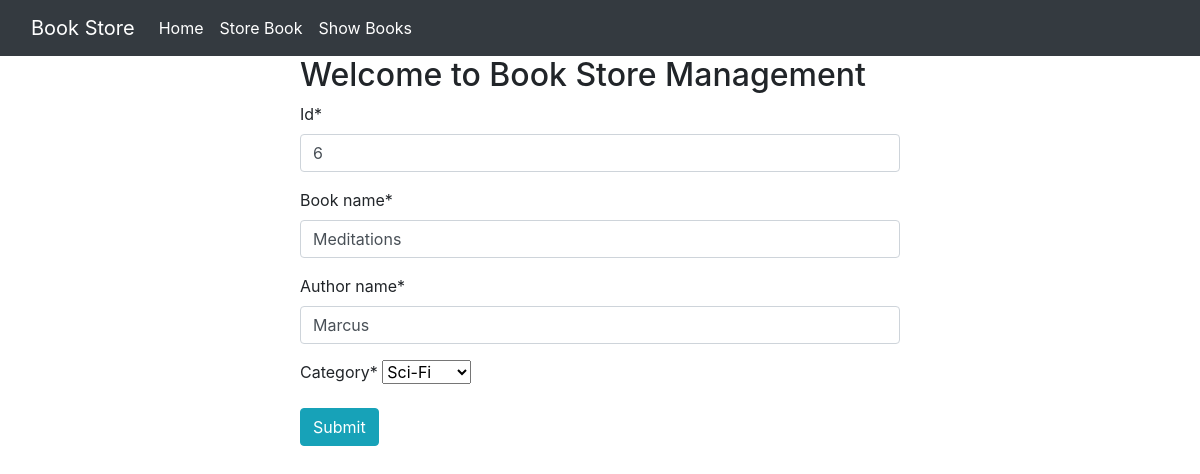
The page /edit_book/6 on the database its author committed.
### book/models.py (models this page shows)
class BookStoreModel(models.Model):
    CATEGORY = (
    ('Mystery', 'Mystery'),
    ('Thriller', 'Thriller'),
    ('Sci-Fi', 'Sci-Fi'),
    ('Humor', 'Humor'),
    ('Horror', 'Horror'),
    )
    id = models.IntegerField(primary_key = True)
    book_name = models.CharField(max_length=30)
    author_name = models.CharField(max_length=30)
    category = models.CharField(max_length=30,choices = CATEGORY)
    first_pub = models.DateTimeField(auto_now_add = True)
    last_pub  = models.DateTimeField(auto_now=True)

### book/views.py (the view)
# urls.py: path('edit_book/<int:id>',views.edit_book,name='edit_book'),
def edit_book(request,id):
    book = BookStoreModel.objects.get(pk = id)
    form = BookStoreForm(instance = book)
    if request.method == 'POST':
     form = BookStoreForm(request.POST,instance = book)
     if form.is_valid():
        form.save()
        return redirect('show_books')
    return render(request, 'store_book.html',{'form':form})

### book/forms.py
class BookStoreForm(forms.ModelForm):
    class Meta:
        model = BookStoreModel
        fields = ['id','book_name','author_name','category']

### book/templates/store_book.html (shortened to what this page needs)
{% extends 'base.html' %}
{% load crispy_forms_tags %}
{% block content %}
<div style="width:50%; margin:auto;">
    <h2> Welcome to Book Store Management</h2>
    <form method="post">
        {{form|crispy}}
    <button class="btn btn-info" type="submit">Submit</button>
    </form>
</div>
{% endblock %}

### rows shown on the page
BookStoreModel: id "6", book_name "Meditations", author_name "Marcus", category "Sci-Fi"
